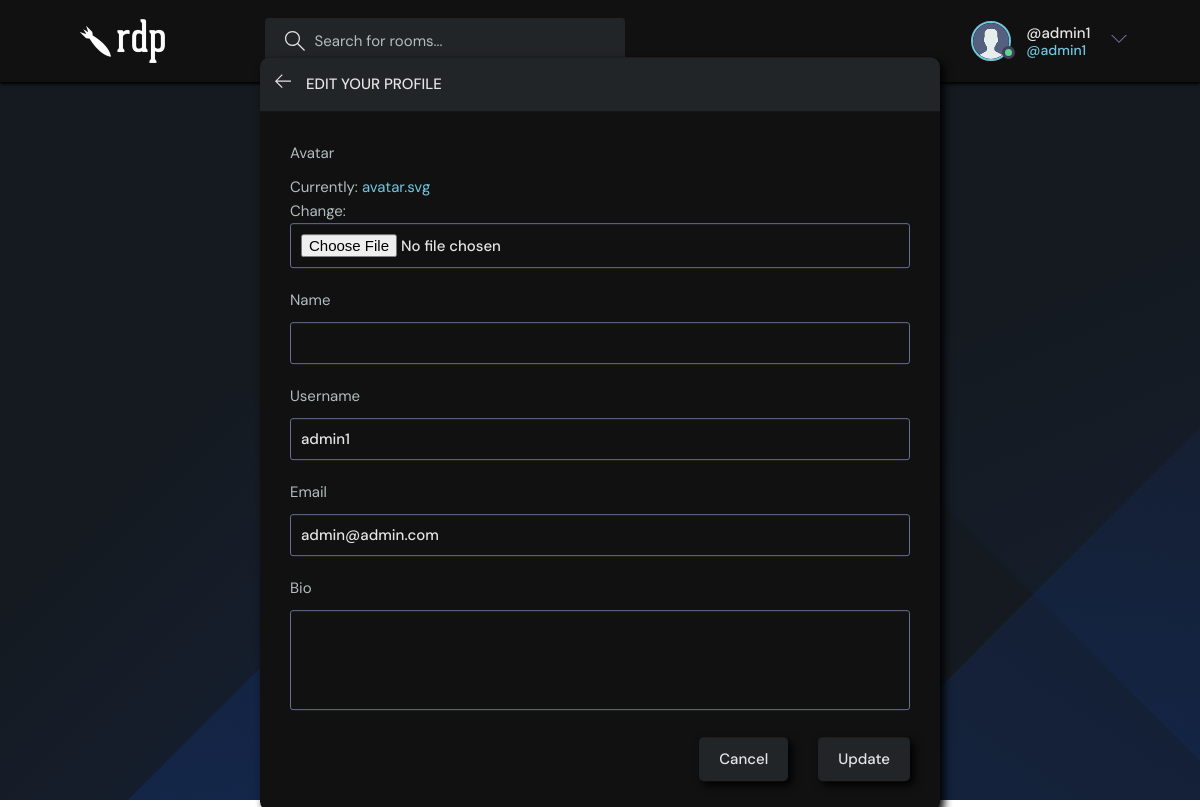
Page /update-user/ (signed in) on the earlier database version.
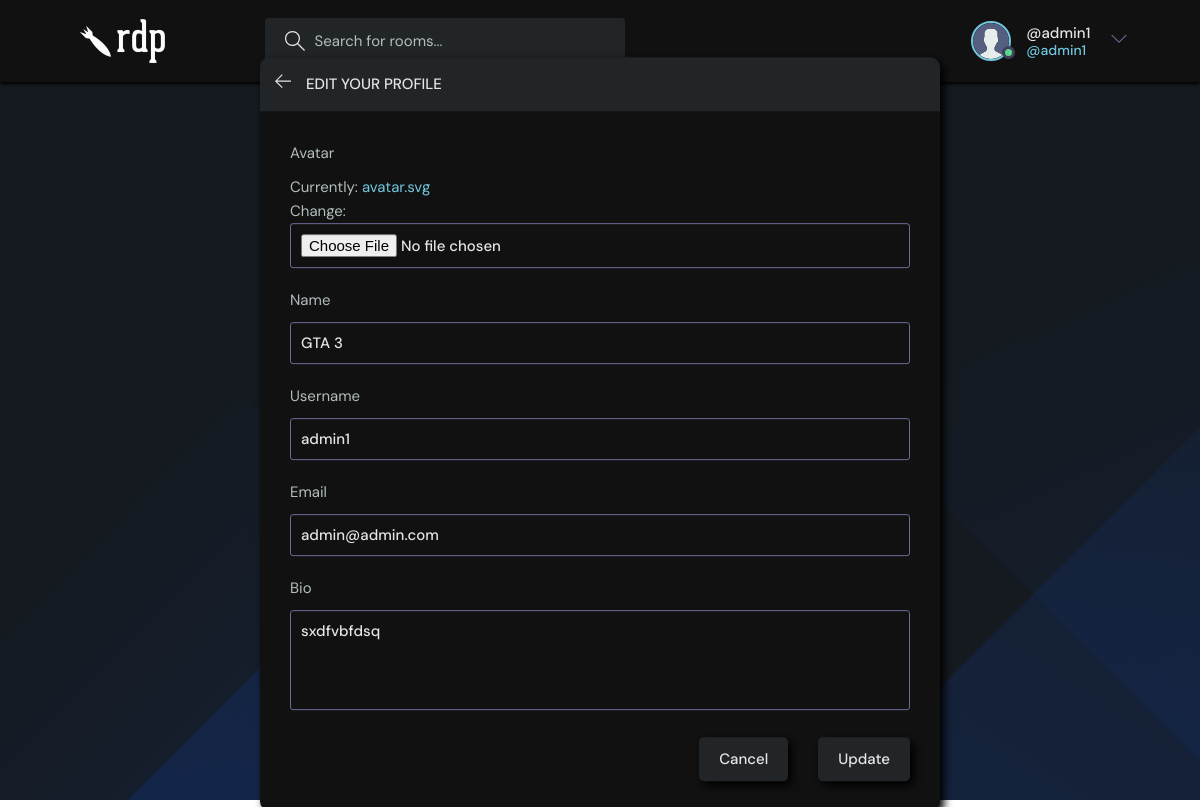
Same page on the later database version.
### base/models.py (models this page shows)
class User(AbstractUser):
    name = models.CharField(max_length=200, null=True)
    email = models.EmailField(unique=True, null=True)
    bio = models.TextField(null=True)
    avatar = models.ImageField(null=True, default="avatar.svg")
    USERNAME_FIELD = 'email'
    REQUIRED_FIELDS = ['username'] ## necessary as without that, I won't be able to make a super user.

### base/views.py (the view)
# urls.py: path('update-user/', views.updateUser, name="update-user"),
@login_required(login_url='login')
def updateUser(request):
    user = request.user
    form = UserForm(instance=user)
    if request.method == 'POST':
        form = UserForm(request.POST, request.FILES, instance=user)
        if form.is_valid():
            form.save()
            redirect('user-profile', pk=user.id)
    return render(request, 'base/update-user.html', {'form':form})

### base/forms.py
class UserForm(ModelForm):
    class Meta:
        model = User
        fields = ['avatar', 'name', 'username', 'email', 'bio']

### base/templates/base/update-user.html (shortened to what this page needs)
{% extends 'main.html' %}
{% block content %}
<main class="update-account layout">
  <div class="container">
    <div class="layout__box">
      <div class="layout__boxHeader">
        <div class="layout__boxTitle">
          <a href="{% url 'home' %}">
            <svg version="1.1" xmlns="http://www.w3.org/2000/svg" width="32" height="32" viewBox="0 0 32 32">
              <title>arrow-left</title>
              <path
                d="M13.723 2.286l-13.723 13.714 13.719 13.714 1.616-1.611-10.96-10.96h27.625v-2.286h-27.625l10.965-10.965-1.616-1.607z">
              </path>
            </svg>
          </a>
          <h3>Edit your profile</h3>
        </div>
      </div>
      <div class="layout__body">
        <form class="form" action="" method="POST" enctype="multipart/form-data">
          {% for field in form %}
          <div class="form__group">
            <label for="profile_pic">{{field.label}}</label>
            {{field}}
          </div>
          {% endfor %}
          <div class="form__action">
            <a class="btn btn--dark" href="index.html">Cancel</a>
            <button class="btn btn--main" type="submit">Update</button>
          </div>
        </form>
      </div>
    </div>
  </div>
</main>
{% endblock content %}

### templates/navbar.html (shortened to what this page needs)
{% load static %}
<header class="header header--loggedIn">
    <div class="container">
        <a href="{% url 'home' %}" class="header__logo">
            <img src="{% static 'images/logordp.png' %}">
        </a>
        <form class="header__search" method="GET" action="{% url 'home' %}">
            <label>
                <input name="q" placeholder="Search for rooms..." type="text">
            </label>
        </form>
        <nav class="header__menu">
            {% if request.user.is_authenticated %}
            <div class="header__user">
                <a href="{% url 'update-user' %}">
                    <div class="avatar avatar--medium active">
                        <img src="{{request.user.avatar.url}}" />
                    </div>
                    <p>@{{request.user.username}} <span>@{{request.user.username}}</span></p>
                </a>
                <button class="dropdown-button">
                    <svg version="1.1" xmlns="http://www.w3.org/2000/svg" width="32" height="32" viewBox="0 0 32 32">
                        <title>chevron-down</title>
                        <path d="M16 21l-13-13h-3l16 16 16-16h-3l-13 13z"></path>
                    </svg>
                </button>
            </div>
            {% else %}
            <a href="{% url 'login' %}">
                <img src="{% static 'images/avatar.svg' %}">
                <p>Login</p>
            </a>
            {% endif %}
        </nav>
    </div>
</header>

Differences in the rows shown:
changed User "admin1": name (not shown) → "GTA 3"; bio (not shown) → "sxdfvbfdsq"
